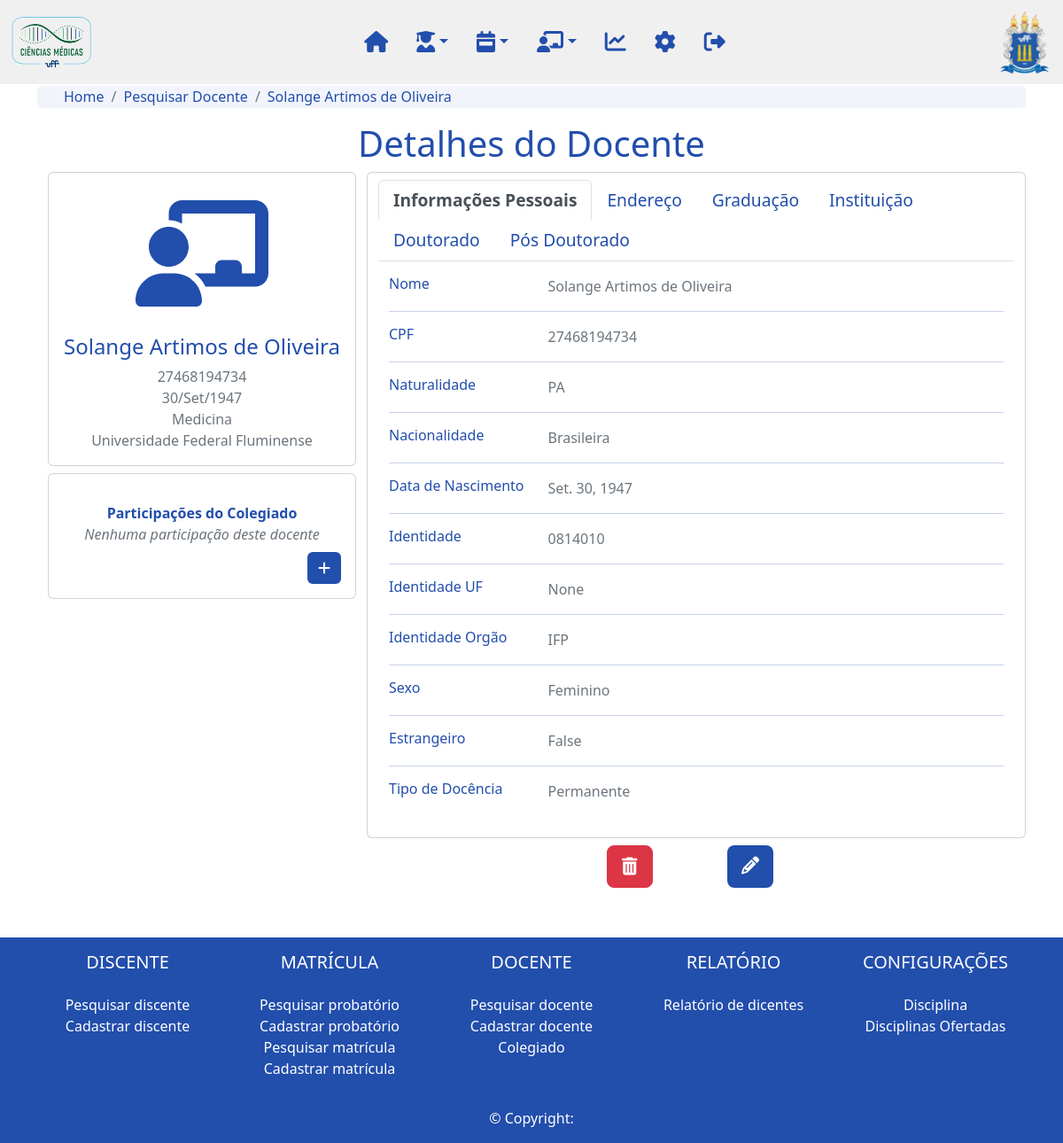
The app's page /professor/1/, older data.
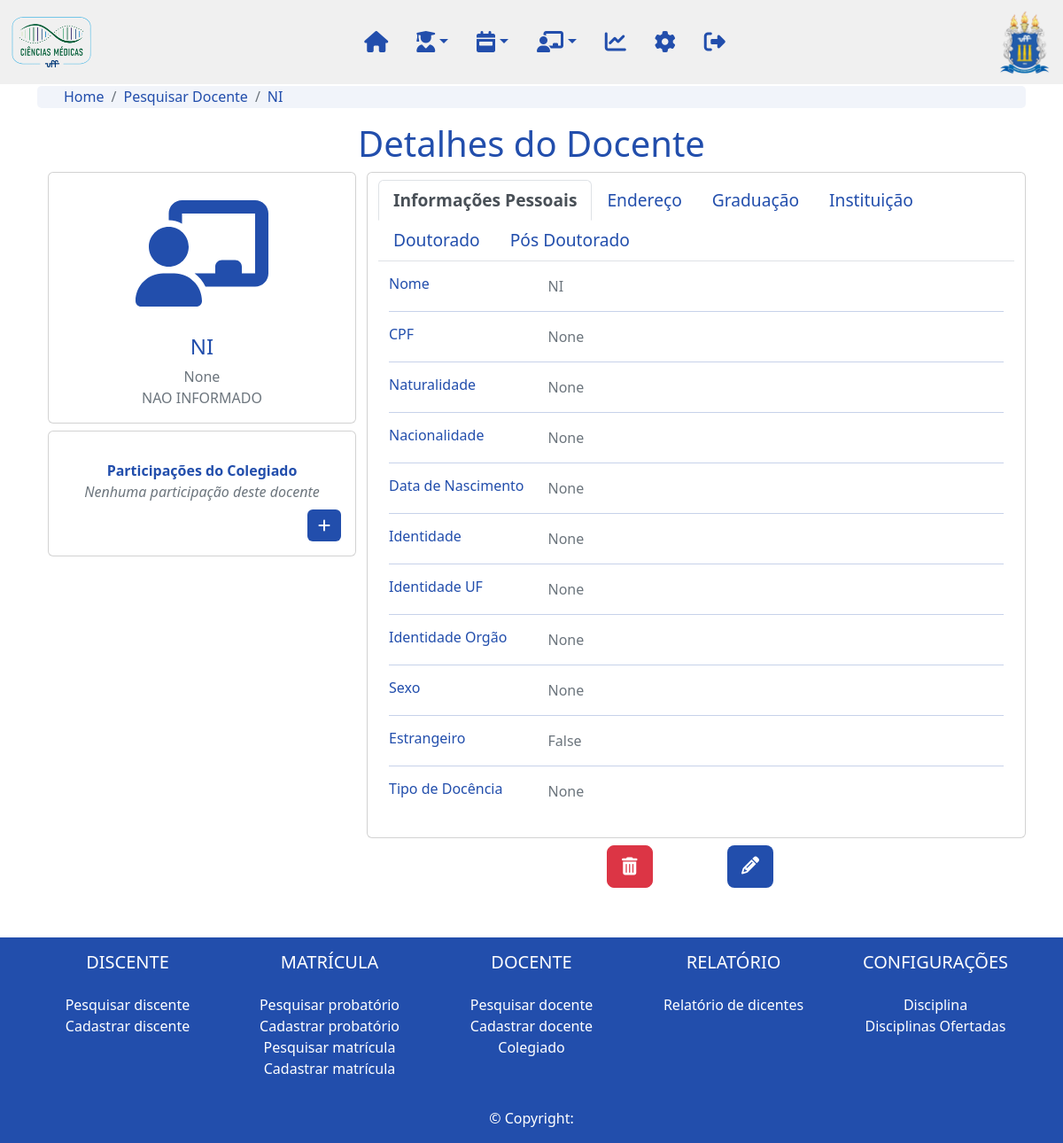
The same page, newer data.
### professor/models.py (models this page shows, shortened)
class Professor(models.Model):
      TIPO_DOCENTE_CHOICES = (
            ("Permanente", "Permanente"),
            ("Colaborador", "Colaborador"),
            ("Coorientador", "Coorientador"),
            ("Visitante", "Visitante"),
            ("Pos Doutor", "Pós Doutor"),
      )
      nome = models.CharField(max_length=200, verbose_name='Nome:')
      sexo = models.ForeignKey(Sexo, on_delete=models.DO_NOTHING , null=True, blank=True, verbose_name='Sexo:')
      dt_nascimento = models.DateField(null=True, blank=True, verbose_name='Data de nascimento:')
      estrangeiro = models.BooleanField(default=False, verbose_name='Estrangeiro:')
      nacionalidade = models.CharField(max_length=100, null=True, blank=True, verbose_name='Nacionalidade:')
      naturalidade = models.ForeignKey(UnidadeFederativa, on_delete=models.DO_NOTHING,  null=True, blank=True, verbose_name='Naturalidade:')
      cpf = models.CharField(max_length=14, null=True, blank=True, verbose_name='CPF:')
      identidade = models.CharField(max_length=12, null=True, blank=True, verbose_name='Identidade:')
      identidade_uf= models.CharField(max_length=2, null=True, blank=True, verbose_name='UF:')
      identidade_orgao = models.CharField(max_length=100, null=True, blank=True, verbose_name='Orgão Expeditor:')
      tipo_docente = models.CharField(max_length=100, choices=TIPO_DOCENTE_CHOICES, null=True, blank=True, verbose_name='Tipo de docente:')
      endereco = models.OneToOneField(Endereco, on_delete=models.DO_NOTHING)
      doutorado = models.OneToOneField(Doutorado, on_delete=models.DO_NOTHING)
      graduacao = models.OneToOneField(Graduacao, on_delete=models.DO_NOTHING, related_name="professor_graduacao")
      trabalho = models.ForeignKey(Trabalho, on_delete=models.DO_NOTHING, related_name="professor_trabalho")
      pos_doutorado = models.ForeignKey(PosDoutorado, on_delete=models.DO_NOTHING, related_name="professor_pos_doutorado")
      slug = models.SlugField(max_length=250, unique_for_date='dt_cadastro')
      updated = models.DateTimeField(auto_now=True)
      cadastrado_por = models.ForeignKey(User, on_delete=models.DO_NOTHING, related_name='professor_cadastrado_por')
      def __str__(self):
            return  self.nome

class Graduacao(models.Model):
    graduacao_area = models.CharField(max_length=200, verbose_name="Área:")
    instituicao = models.ForeignKey(Instituicao, on_delete=models.DO_NOTHING, related_name="professor_graduacao_instituicao", verbose_name="Instituição")
    local = models.CharField(max_length=200, null=True, blank=True, verbose_name="Local:")
    graduacao_ano_inicio = models.IntegerField(null=True, blank=True, verbose_name="Ano de início:")
    graduacao_ano_fim = models.IntegerField(null=True, blank=True, verbose_name="Ano de término:")

### config/models.py (models this page shows)
class Instituicao(models.Model):
    instituicao = models.CharField(max_length=200)
    sigla = models.CharField(max_length=200)
    cor = RGBColorField(default='#000000')
    def __str__(self):
            return str(self.instituicao)

class UnidadeFederativa(models.Model):
    sigla = models.CharField(max_length=2)
    estado = models.CharField(max_length=50)
    def __str__(self):
            return str(self.sigla)

class Sexo(models.Model):
    sexo = models.CharField(max_length=50)
    cor = RGBColorField(default='#000000')
    def __str__(self):
            return str(self.sexo)

### professor/views.py (the view, shortened to what this page needs)
# urls.py: path('<int:professor>/', detalhes_professor, name='detalhes_professor'),
def detalhes_professor(request, professor):
    professor = Professor.objects.get(slug=professor)
    colegiados = Colegiado.objects.filter(professor_membro=professor.id)
    membro = colegiados.last
    form_colegiado = ColegiadoForm()
    return render(request, 'detalhes_professor.html', {'professor':professor, 'colegiados':colegiados, 'form_colegiado':form_colegiado, 'pagina': 'Detalhes do Docente', 'membro': membro})

### professor/templates/detalhes_professor.html (shortened to what this page needs)
{% extends "base.html" %}
{% load static %}
{% load crispy_forms_tags %}
{% block content %}
  {% include 'navbar.html' %}
  <div class="body container d-flex-inline justify-content-center mb-5">
    <nav aria-label="breadcrumb">
      <ol class="breadcrumb">
        <li class="breadcrumb-item"><a href="{% url 'home'%}">Home</a></li>
        <li class="breadcrumb-item"><a href="{% url 'professor:lista_professor'%}">Pesquisar Docente</a></li>
        <li class="breadcrumb-item active" aria-current="page"><a href="{% url 'professor:detalhes_professor' professor.slug %}">{{professor}}</a></li>
      </ol>
    </nav>
    <h1 class="text-center">Detalhes do Docente</h1>
    <div class="container">
      <div class="row gutters-sm">
          <div class="col-md-4 mb-3">
              <div class="card">
                  <div class="card-body">
                      <div class="d-flex flex-column align-items-center text-center">
                          <div class="mt-3">
                              <h4>{{professor}}</h4>
                              <p class="text-secondary mb-0">{{professor.cpf}}</p>
                              <p class="text-secondary mb-0">{{professor.dt_nascimento|date:'d/M/Y'}}</p>
                              <p class="text-secondary mb-0">{{professor.graduacao.graduacao_area }}</p>
                              <p class="text-secondary mb-0">{{professor.graduacao.instituicao}}</p>
                          </div>
                      </div>
                  </div>
              </div>
              <div class="card mt-2">
                <div class="card-body">
                    <div class="d-flex flex-column align-items-center text-center">
                        <div class="mt-3">
                            <b>Participações do Colegiado</b>
                            {% if not colegiados %}
                            <p class="text-secondary mb-0"><i>Nenhuma participação deste docente</i></p>
                            {% endif %}
                        </div>
                    </div>
                    <div class= 'd-flex justify-content-end mt-2'>
                    <a class="btn btn-primary" data-placement="right" data-toggle="modal" data-target="#adiciona-colegiado" data-original-title="Cadastrar novo membro do colegiado"><i class="fa-solid fa-plus"></i></a>
                    </div>
                </div>
            </div>
          </div>
          <div class="col-md-8 card py-2">
              <ul class="nav nav-tabs">
                  <li class="nav-item">
                      <a class="nav-link nav-professor active" data-toggle="tab" href="#id_info">Informações Pessoais</a>
                  </li>
                  <li class="nav-item">
                      <a class="nav-link nav-professor" data-toggle="tab" href="#id_endereco">Endereço</a>
                  </li>
                  <li class="nav-item">
                    <a class="nav-link nav-professor" data-toggle="tab" href="#id_graduacao">Graduação</a>
                </li>
                  <li class="nav-item">
                      <a class="nav-link nav-professor" data-toggle="tab" href="#id_trabalho">Instituição</a>
                  </li>
                  <li class="nav-item">
                      <a class="nav-link nav-professor" data-toggle="tab" href="#id_doutorado">Doutorado</a>
                  </li>
                  <li class="nav-item">
                    <a class="nav-link nav-pos-doutorado" data-toggle="tab" href="#id_pos_doutorado">Pós Doutorado</a>
                </li>
              </ul>
              <div class="py-3 mb-3 tab-content">
                  <div id="id_info" class="tab-pane container active">
                      <div class="row">
                          <div class="col-sm-3">
                              <h6 class="mb-0">Nome</h6>
                          </div>
                          <div class="col-sm-9 text-secondary">
                              {{professor}}
                          </div>
                      </div>
                      <hr>
                      <div class="row">
                          <div class="col-sm-3">
                              <h6 class="mb-0">CPF</h6>
                          </div>
                          <div class="col-sm-9 text-secondary">
                              {{professor.cpf}}
                          </div>
                      </div>
                      <hr>
                      <div class="row">
                          <div class="col-sm-3">
                              <h6 class="mb-0">Naturalidade</h6>
                          </div>
                          <div class="col-sm-9 text-secondary">
                              {{professor.naturalidade}}
                          </div>
                      </div>
                      <hr>
                      <div class="row">
                          <div class="col-sm-3">
                              <h6 class="mb-0">Nacionalidade</h6>
                          </div>
                          <div class="col-sm-9 text-secondary">
                              {{professor.nacionalidade}}
                          </div>
                      </div>
                      <hr>
                      <div class="row">
                          <div class="col-sm-3">
                              <h6 class="mb-0">Data de Nascimento</h6>
                          </div>
                          <div class="col-sm-9 text-secondary">
                              {{professor.dt_nascimento}}
                          </div>
                      </div>
                      <hr>
                      <div class="row">
                          <div class="col-sm-3">
                              <h6 class="mb-0">Identidade</h6>
                          </div>
                          <div class="col-sm-9 text-secondary">
                              {{professor.identidade}}
                          </div>
                      </div>
                      <hr>
                      <div class="row">
                          <div class="col-sm-3">
                              <h6 class="mb-0">Identidade UF</h6>
                          </div>
                          <div class="col-sm-9 text-secondary">
                              {{professor.identidade_uf}}
                          </div>
                      </div>
                      <hr>
                      <div class="row">
                          <div class="col-sm-3">
                              <h6 class="mb-0">Identidade Orgão</h6>
                          </div>
                          <div class="col-sm-9 text-secondary">
                              {{professor.identidade_orgao}}
                          </div>
                      </div>
                      <hr>
                      <div class="row">
                          <div class="col-sm-3">
                              <h6 class="mb-0">Sexo</h6>
                          </div>
                          <div class="col-sm-9 text-secondary">
                              {{professor.sexo}}
                          </div>
                      </div>
                      <hr>
                      <div class="row">
                          <div class="col-sm-3">
                              <h6 class="mb-0">Estrangeiro</h6>
                          </div>
                          <div class="col-sm-9 text-secondary">
                              {{professor.estrangeiro}}
                          </div>
                      </div>
                      <hr>
                      <div class="row">
                          <div class="col-sm-3">
                              <h6 class="mb-0">Tipo de Docência</h6>
                          </div>
                          <div class="col-sm-9 text-secondary">
                              {{professor.tipo_docente}}
                          </div>
                      </div>
                  </div>
              </div>
          </div>
      </div>
      <div class= 'd-flex justify-content-end'>
      <div class="w-50 my-2 row">
          <div class="col-3 d-flex justify-content-end">
              <a class="btn btn-danger btn-lg" data-toggle="modal" data-target="#confirma-deletar">
                  <i class="fa-solid fa-trash-can"></i>
              </a>
          </div>
          <div class="col-3 d-flex justify-content-end">
              <a class="btn btn-primary btn-lg" href="{% url 'professor:edita_professor' professor.slug %}"><i class="fa-solid fa-pencil"></i></a>
          </div>
      </div>
  </div>
  </div>
</div>
{% include 'footer.html' %}
{% endblock %}

Row changes from the older to the newer data that the page shows:
changed Professor "None": nome "Solange Artimos de Oliveira" → "NI"; cpf "27468194734" → "None"; graduacao.instituicao "Universidade Federal Fluminense" → "NAO INFORMADO"; naturalidade "PA" → "None"; nacionalidade "Brasileira" → "None"; dt_nascimento "Set. 30, 1947" → "None"; identidade "0814010" → "None"; identidade_orgao "IFP" → "None"; sexo "Feminino" → "None"; tipo_docente "Permanente" → "None"; dt_nascimento "30/Set/1947" → (not shown); graduacao.graduacao_area "Medicina" → (not shown)
